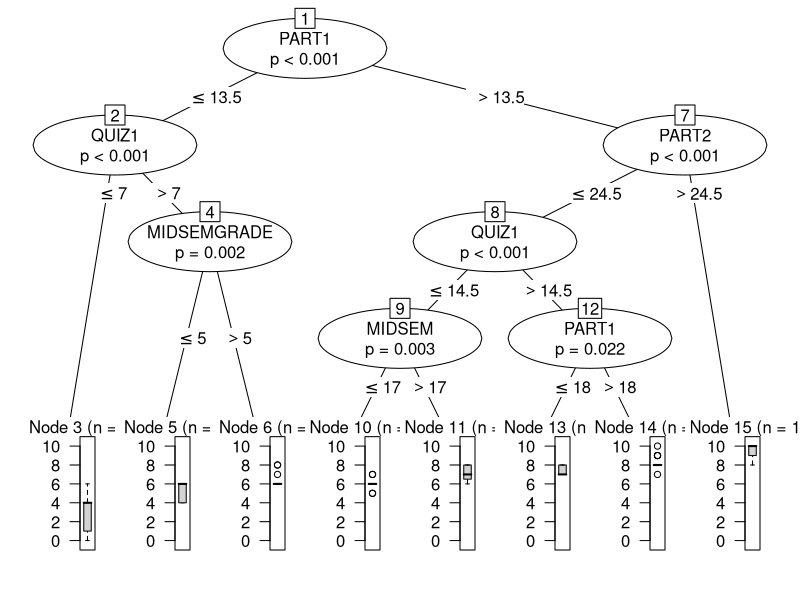

Here is the R script that generated this plot:
library(caret)
df <- read.csv("grade_filtered.csv")

library(caTools)

set.seed(12345)
sample = sample.split(df$GRADE,SplitRatio = 0.60)
train <- subset(df,sample == TRUE) # creates a training dataset named train1 with rows which are marked as TRUE
test <- subset(df, sample == FALSE)


library(party)
input <- train
png(file = "decision_tree.png")

output.tree <- ctree(
  GRADE ~ MIDSEM + MIDSEMGRADE + MIDSEMCOL + QUIZ1 + QUIZ2 + PART1 + PART2  , 
  data = input)
plot(output.tree)
dev.off()

library (rpart)

#training_accuracy

rpartMod <- rpart(GRADE ~  MIDSEM +MIDSEMGRADE+MIDSEMCOL+QUIZ1+QUIZ2+PART1+PART2,data = train, method = "class")  # build the model

printcp(rpartMod)  # print the cptable

out <- predict(rpartMod) # predict probabilities

pred.response <- colnames(out)[max.col(out, ties.method = c("random"))] # predict response

mean(train$GRADE != pred.response)

#test_accuracy

rpartMod <- rpart(GRADE ~  MIDSEM +MIDSEMGRADE+MIDSEMCOL+QUIZ1+QUIZ2+PART1+PART2,data = test, method = "class")  # build the model

printcp(rpartMod)  # print the cptable

out <- predict(rpartMod) # predict probabilities

pred.response <- colnames(out)[max.col(out, ties.method = c("random"))] # predict response

mean(test$GRADE != pred.response)
